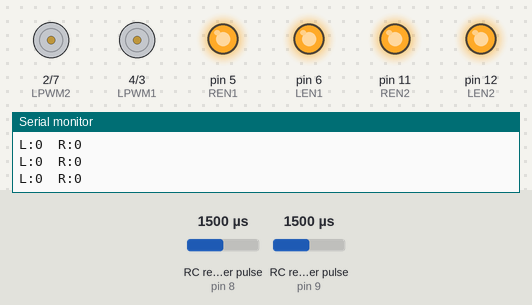
Bench run of a sketch on a simulated Arduino Uno, built with avr-gcc and run on an emulated ATmega328P. On the bench: motor-driver pin pairs drawn as motors (green arrow = first pin HIGH = forward, orange = second pin HIGH = backward, longer = more drive), output pins drawn as LEDs (lit = HIGH), the last lines printed to the serial monitor. Wiring (inferred from the names in the program): 2 × RC receiver channel: data pin 8 / data pin 9. The inputs (shaded band) are chosen by the test bench; at power-on: RC receiver pulse (sensors on pin 8, pin 9) 1500 µs.

Above: at 1.2 s.
1.3 s: RC receiver pulse (sensor on pin 8) set to 1263 µs
2.8 s: RC receiver pulse (sensor on pin 8) set to 1239 µs
At 4.0 s:
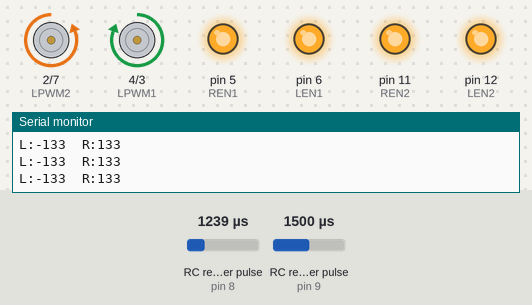
4.3 s: RC receiver pulse (sensor on pin 9) set to 1474 µs
At 4.9 s:
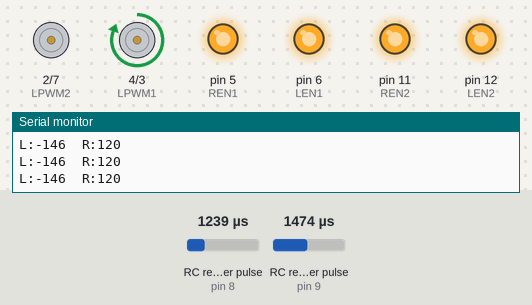
5.8 s: RC receiver pulse (sensor on pin 9) set to 1750 µs
At 6.5 s:
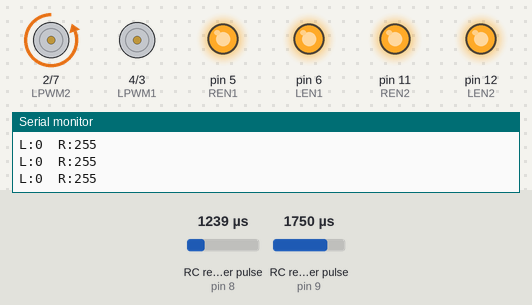
7.3 s: RC receiver pulse (sensor on pin 8) set to 1500 µs
At 8.4 s:
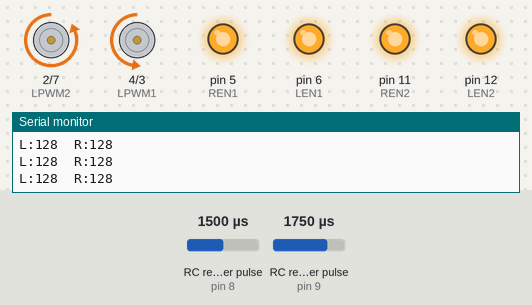
8.8 s: RC receiver pulse (sensor on pin 9) set to 1736 µs
At 10.0 s:
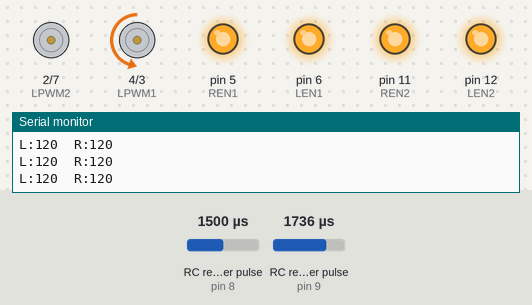
Timing chart, 0 to 11.3 s (numbered marks = the images above; inputs shaded):
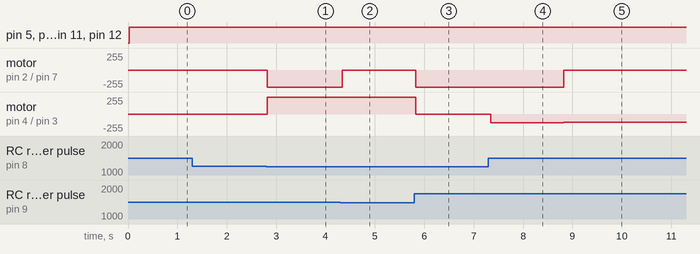

The sketch:

robo_soccer.ino
```cpp
// ============================================================
//  Robo Soccer — FlySky + BTS7960 + Arduino
//  Author : Yashwanth R (github.com/yashwanthR1207)
//
//  Tank-drive robot built for robot soccer competitions.
//  Controlled via FlySky RC transmitter with dual BTS7960
//  motor drivers for left and right side drive wheels.
// ============================================================

// --- FlySky receiver input pins ---
#define CH1_PIN 8   // Left/Right steering
#define CH2_PIN 9   // Forward/Backward throttle

// --- BTS7960 Motor Driver 1 — LEFT side motors ---
#define RPWM1 3
#define LPWM1 4
#define REN1  5
#define LEN1  6

// --- BTS7960 Motor Driver 2 — RIGHT side motors ---
#define RPWM2 7
#define LPWM2 2
#define REN2  11
#define LEN2  12

// Dead zone threshold — prevents motor drift near center
#define DEAD_ZONE 15

// ============================================================
//  Read PPM signal from receiver (1000–2000 µs)
//  Returns 1500 (center/stopped) as failsafe if no signal
// ============================================================
int readChannel(int pin) {
  unsigned long pulse = pulseIn(pin, HIGH, 25000);
  if (pulse == 0) return 1500; // Failsafe: stop
  return constrain(pulse, 1000, 2000);
}

// ============================================================
//  Map receiver value (1000–2000) to motor range (-255–+255)
// ============================================================
int mapToMotor(int rcVal) {
  return map(rcVal, 1000, 2000, -255, 255);
}

// ============================================================
//  Drive a BTS7960 motor driver
//  speed: -255 (full reverse) to +255 (full forward), 0 = stop
// ============================================================
void driveMotor(int rpwm, int lpwm, int ren, int len, int speed) {
  digitalWrite(ren, HIGH);
  digitalWrite(len, HIGH);

  if (speed > 0) {
    analogWrite(rpwm, speed);
    analogWrite(lpwm, 0);
  } else if (speed < 0) {
    analogWrite(rpwm, 0);
    analogWrite(lpwm, -speed);
  } else {
    analogWrite(rpwm, 0);
    analogWrite(lpwm, 0);
  }
}

// ============================================================
//  SETUP
// ============================================================
void setup() {
  // Motor enable pins
  pinMode(REN1, OUTPUT); pinMode(LEN1, OUTPUT);
  pinMode(REN2, OUTPUT); pinMode(LEN2, OUTPUT);

  // Motor PWM pins
  pinMode(RPWM1, OUTPUT); pinMode(LPWM1, OUTPUT);
  pinMode(RPWM2, OUTPUT); pinMode(LPWM2, OUTPUT);

  // RC receiver input pins
  pinMode(CH1_PIN, INPUT);
  pinMode(CH2_PIN, INPUT);

  Serial.begin(9600);
  Serial.println("Robo Soccer Ready!");
}

// ============================================================
//  LOOP
// ============================================================
void loop() {
  // Read receiver channels
  int ch1 = readChannel(CH1_PIN); // Steering : 1000=Left  | 2000=Right
  int ch2 = readChannel(CH2_PIN); // Throttle : 1000=Back  | 2000=Fwd

  // Convert to motor values
  int throttle = mapToMotor(ch2);
  int steering = mapToMotor(ch1);

  // Tank-style mixing — independent left/right wheel control
  int leftSpeed  = constrain(throttle + steering, -255, 255);
  int rightSpeed = constrain(throttle - steering, -255, 255);

  // Apply dead zone to prevent drift during gameplay
  if (abs(leftSpeed)  < DEAD_ZONE) leftSpeed  = 0;
  if (abs(rightSpeed) < DEAD_ZONE) rightSpeed = 0;

  // Drive motors
  driveMotor(RPWM1, LPWM1, REN1, LEN1, leftSpeed);
  driveMotor(RPWM2, LPWM2, REN2, LEN2, rightSpeed);

  // Serial debug (open Serial Monitor at 9600 baud)
  Serial.print("L:"); Serial.print(leftSpeed);
  Serial.print("  R:"); Serial.println(rightSpeed);

  delay(20);
}
```

Measured:
- the behaviour switches between 1250 and 1249 µs on RC receiver pulse (sensor on pin 8) (found by bisection; images 0 and 1)
- the behaviour switches between 1490 and 1489 µs on RC receiver pulse (sensor on pin 9) (found by bisection; images 1 and 2)
- the behaviour switches between 1750 and 1749 µs on RC receiver pulse (sensor on pin 9) (found by bisection; images 4 and 5)
- after the input at 2.8 s, motor on pin 2 (LPWM2) / pin 7 (RPWM2): stopped → backward 255/255 at once; motor on pin 4 (LPWM1) / pin 3 (RPWM1): stopped → forward 255/255 at once
- after the input at 4.3 s, motor on pin 2 (LPWM2) / pin 7 (RPWM2): backward 255/255 → stopped at once
- after the input at 5.8 s, motor on pin 2 (LPWM2) / pin 7 (RPWM2): stopped → backward 255/255 at once; motor on pin 4 (LPWM1) / pin 3 (RPWM1): forward 255/255 → stopped at once
- after the input at 7.3 s, motor on pin 4 (LPWM1) / pin 3 (RPWM1): stopped → backward 128/255 at once
- after the input at 8.8 s, motor on pin 2 (LPWM2) / pin 7 (RPWM2): backward 255/255 → stopped at once; motor on pin 4 (LPWM1) / pin 3 (RPWM1): backward 128/255 → backward 120/255 at once
